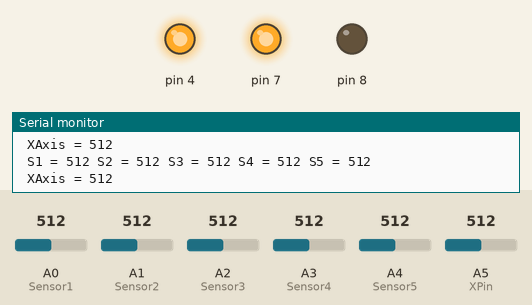
A sketch run on a simulated Arduino Uno, built with avr-gcc and run on an emulated ATmega328P. On the bench: output pins drawn as LEDs (lit = HIGH), the last lines printed to the serial monitor. The inputs (shaded band) are chosen by the test bench; at power-on: A0 (Sensor1) = 512, A5 (XPin) = 512, A1 (Sensor2) = 512, A2 (Sensor3) = 512, A3 (Sensor4) = 512, A4 (Sensor5) = 512.

Above: at 1.2 s.
1.3 s: A0 (Sensor1) set to 107
2.8 s: A0 (Sensor1) set to 95
At 4.1 s:
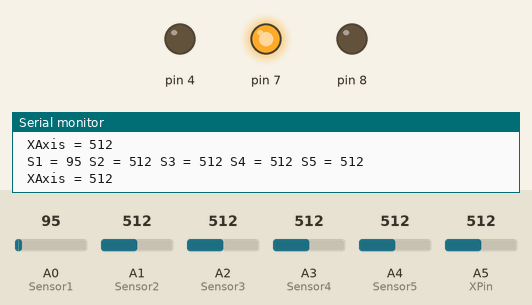
5.8 s: A5 (XPin) set to 412
8.4 s: A5 (XPin) set to 391
At 10.3 s:
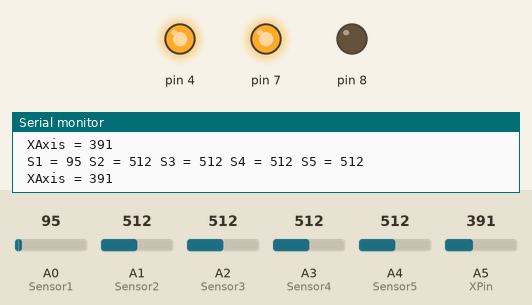
11.4 s: A5 (XPin) set to 288
14.4 s: A5 (XPin) set to 266
At 15.2 s:
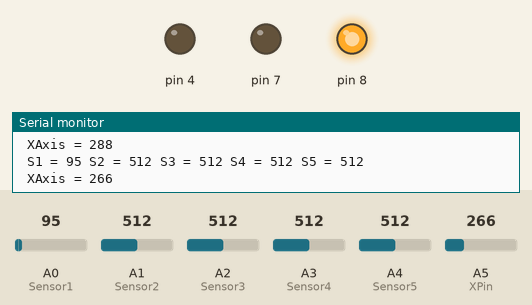
Timing chart, 0 to 17.4 s (numbered marks = the images above; inputs shaded):
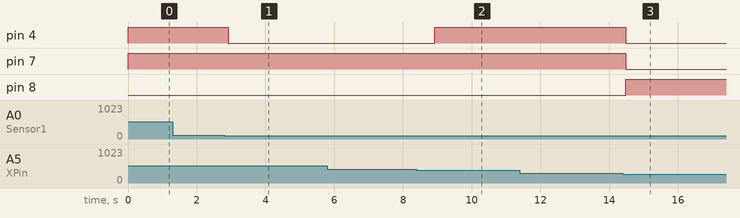

Measured:
- the behaviour switches between 101 and 100 on A0 (Sensor1) (found by bisection; images 0 and 1)
- the behaviour switches between 400 and 399 on A5 (XPin) (found by bisection; images 1 and 2)
- the behaviour switches between 280 and 279 on A5 (XPin) (found by bisection; images 2 and 3)
- after the input at 2.8 s, pin 4: HIGH → LOW after 0.12 s
- after the input at 8.4 s, pin 4: LOW → HIGH after 0.53 s
- after the input at 14.4 s, pin 4, pin 7: HIGH → LOW after 0.08 s; pin 8: LOW → HIGH after 0.08 s

The sketch:

SmartGloveGloveSide.ino
```cpp
#include<SoftwareSerial.h>
SoftwareSerial HC11(2,3);//2rx pir  3tx pin
#define Sensor1 A0
#define Sensor2 A1
#define Sensor3 A2
#define Sensor4 A3
#define Sensor5 A4

#define XPin A5
int Sensor1Value = 0;
int Sensor2Value = 0;
int Sensor3Value = 0;
int Sensor4Value = 0;
int Sensor5Value = 0;
//digitalWrite(4,1);
int XAxis = 0;

void setup() {

  digitalWrite(4,1);
  pinMode(Sensor1, INPUT);
  pinMode(Sensor2, INPUT);
  pinMode(Sensor3, INPUT);
  pinMode(Sensor4, INPUT);
  pinMode(Sensor5, INPUT);
  pinMode(XPin, INPUT);
  pinMode(7,OUTPUT);
  pinMode(8,OUTPUT);
  pinMode(4,OUTPUT);
  Serial.begin(9600);
  HC11.begin(9600);
}

void loop() {

  Sensor1Value = analogRead(Sensor1);
  Sensor2Value = analogRead(Sensor2);
  Sensor3Value = analogRead(Sensor3);
  Sensor4Value = analogRead(Sensor4);
  Sensor5Value = analogRead(Sensor5);
  XAxis = analogRead(XPin);


  Serial.print(" S1 = ");
  Serial.print(Sensor1Value);
  Serial.print(" S2 = ");
  Serial.print(Sensor2Value);
  Serial.print(" S3 = ");
  Serial.print(Sensor3Value);
  Serial.print(" S4 = ");
  Serial.print(Sensor4Value);
  Serial.print(" S5 = ");
  Serial.println(Sensor5Value);
  Serial.print(" XAxis = ");
  Serial.println(XAxis);
  delay(1);

  Check();
}
void Check() {
  if (XAxis >= 400) {
  digitalWrite(7,1);digitalWrite(8,0);
   Message();
  }

  if (XAxis < 280) {
  digitalWrite(7,0);digitalWrite(8,1);
   Control();
  }
  else{

  }
}

void Message () {
   if (Sensor1Value <= 100 && Sensor2Value >= 100 && Sensor3Value >= 100 && Sensor4Value >= 100 && Sensor5Value >= 100) {
    HC11.println("A");
    digitalWrite(4,0);
    delay(2000);
    digitalWrite(4,1);
  }
  if (Sensor1Value >= 100 && Sensor2Value <= 100 && Sensor3Value >= 100 && Sensor4Value >= 100 && Sensor5Value >= 100 ) {
    HC11.println("B");
    digitalWrite(4,0);
    delay(2000);
    digitalWrite(4,1);
  }
  if (Sensor1Value >= 100 && Sensor2Value >= 100 && Sensor3Value <= 100 && Sensor4Value >= 100 && Sensor5Value >= 100 ) {
    HC11.println("C");
    digitalWrite(4,0);
    delay(2000);
    digitalWrite(4,1);
  }
  if (Sensor1Value >= 100 && Sensor2Value >= 100 && Sensor3Value >= 100 && Sensor4Value <= 100 && Sensor5Value >= 100 ) {
    HC11.println("D");
    digitalWrite(4,0);
    delay(2000);
    digitalWrite(4,1);
  }
  if (Sensor1Value >= 100 && Sensor2Value >= 100 && Sensor3Value >= 100 && Sensor4Value >= 100 && Sensor5Value <= 100 ) {
    HC11.println("E");
    digitalWrite(4,0);
    delay(2000);
    digitalWrite(4,1);
  }
  else{


}
}
void Control () {
 if (Sensor1Value <= 100 && Sensor2Value >= 100 && Sensor3Value >= 100 && Sensor4Value >= 100 && Sensor5Value >= 100) {
    HC11.println("1");
    digitalWrite(4,0);
    delay(2000);
    digitalWrite(4,1);
  }
  if (Sensor1Value >= 100 && Sensor2Value <= 100 && Sensor3Value >= 100 && Sensor4Value >= 100 && Sensor5Value >= 100 ) {
    HC11.println("2");
    digitalWrite(4,0);
    delay(2000);
    digitalWrite(4,1);
  }
  if (Sensor1Value >= 100 && Sensor2Value >= 100 && Sensor3Value <= 100 && Sensor4Value >= 100 && Sensor5Value >= 100 ) {
    HC11.println("3");
    digitalWrite(4,0);
    delay(2000);
    digitalWrite(4,1);
  }
  if (Sensor1Value >= 100 && Sensor2Value >= 100 && Sensor3Value >= 100 && Sensor4Value <= 100 && Sensor5Value >= 100 ) {
    HC11.println("4");
    digitalWrite(4,0);
    delay(2000);
    digitalWrite(4,1);
  }
  if (Sensor1Value >= 100 && Sensor2Value >= 100 && Sensor3Value >= 100 && Sensor4Value >= 100 && Sensor5Value <= 100 ) {
    HC11.println("5");
    digitalWrite(4,0);
    delay(2000);
    digitalWrite(4,1);
  }
  else{


}
}
```
